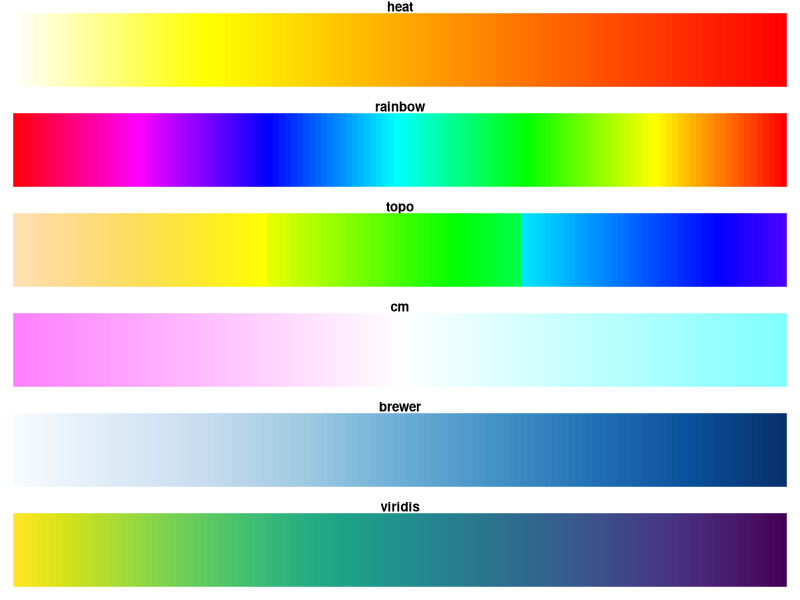
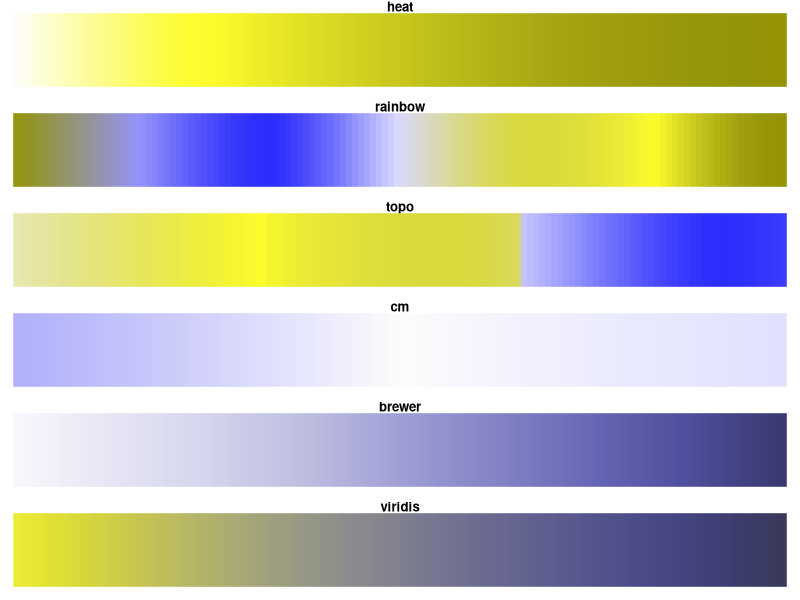
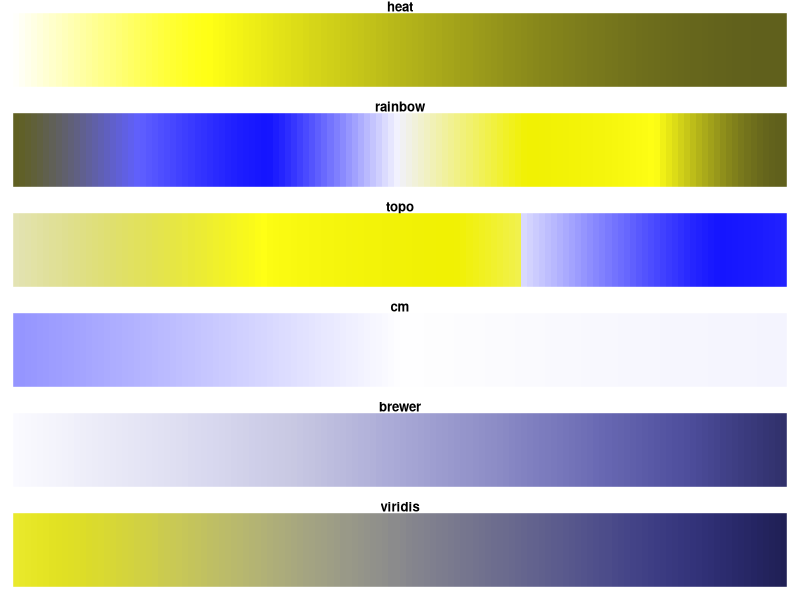
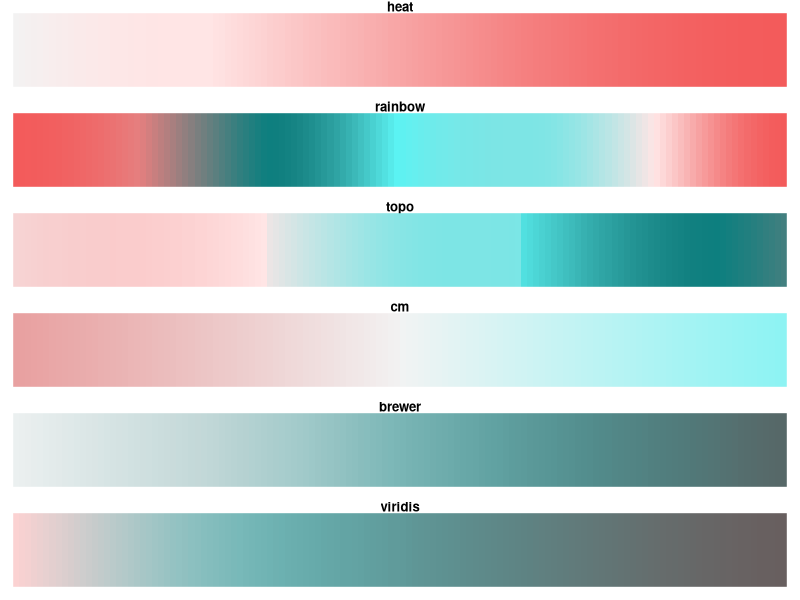
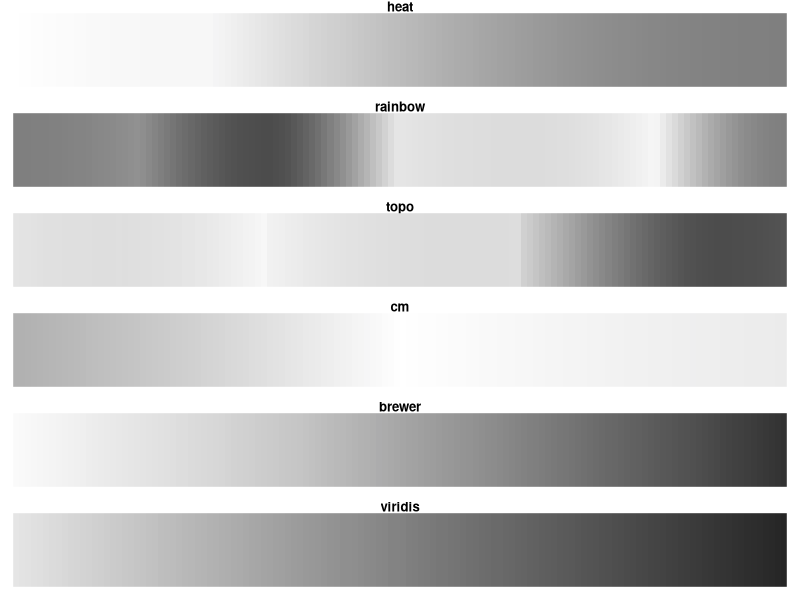

Write R code to recreate these figures, in order.
## ----setup, include=FALSE------------------------------------------------
knitr::opts_chunk$set(echo = TRUE, fig.retina=2, fig.width=7, fig.height=5)

## ----begin, message=FALSE------------------------------------------------
library(viridis)
library(scales)
library(colorspace)
library(dichromat)

## ----for_repeat----------------------------------------------------------
n_col <- 128

img <- function(obj, nam) {
  image(1:length(obj), 1, as.matrix(1:length(obj)), col=obj, 
        main = nam, ylab = "", xaxt = "n", yaxt = "n",  bty = "n")
}

## ----01_normal-----------------------------------------------------------
par(mfrow=c(6, 1), mar=rep(1, 4))
img(rev(heat.colors(n_col)), "heat")
img(rev(rainbow(n_col)), "rainbow")
img(rev(topo.colors(n_col)), "topo")
img(rev(cm.colors(n_col)), "cm")
img(gradient_n_pal(brewer_pal("seq")(9))(seq(0, 1, length=n_col)), "brewer")
img(rev(viridis(n_col)), "viridis")

## ----02_deutan-----------------------------------------------------------
par(mfrow=c(6, 1), mar=rep(1, 4))
img(dichromat(rev(heat.colors(n_col)), "deutan"), "heat")
img(dichromat(rev(rainbow(n_col)), "deutan"), "rainbow")
img(dichromat(rev(topo.colors(n_col)), "deutan"), "topo")
img(dichromat(rev(cm.colors(n_col)), "deutan"), "cm")
img(dichromat(gradient_n_pal(brewer_pal("seq")(9))(seq(0, 1, length=n_col)), "deutan"), "brewer")
img(dichromat(rev(viridis(n_col)), "deutan"), "viridis")

## ----03_protan-----------------------------------------------------------
par(mfrow=c(6, 1), mar=rep(1, 4))
img(dichromat(rev(heat.colors(n_col)), "protan"), "heat")
img(dichromat(rev(rainbow(n_col)), "protan"), "rainbow")
img(dichromat(rev(topo.colors(n_col)), "protan"), "topo")
img(dichromat(rev(cm.colors(n_col)), "protan"), "cm")
img(dichromat(gradient_n_pal(brewer_pal("seq")(9))(seq(0, 1, length=n_col)), "protan"), "brewer")
img(dichromat(rev(viridis(n_col)), "protan"), "viridis")

## ----04_tritan-----------------------------------------------------------
par(mfrow=c(6, 1), mar=rep(1, 4))
img(dichromat(rev(heat.colors(n_col)), "tritan"), "heat")
img(dichromat(rev(rainbow(n_col)), "tritan"), "rainbow")
img(dichromat(rev(topo.colors(n_col)), "tritan"), "topo")
img(dichromat(rev(cm.colors(n_col)), "tritan"), "cm")
img(dichromat(gradient_n_pal(brewer_pal("seq")(9))(seq(0, 1, length=n_col)), "tritan"), "brewer")
img(dichromat(rev(viridis(n_col)), "tritan"), "viridis")

## ----05_desatureated-----------------------------------------------------
par(mfrow=c(6, 1), mar=rep(1, 4))
img(desaturate(rev(heat.colors(n_col))), "heat")
img(desaturate(rev(rainbow(n_col))), "rainbow")
img(desaturate(rev(topo.colors(n_col))), "topo")
img(desaturate(rev(cm.colors(n_col))), "cm")
img(desaturate(gradient_n_pal(brewer_pal("seq")(9))(seq(0, 1, length=n_col))), "brewer")
img(desaturate(rev(viridis(n_col))), "viridis")
